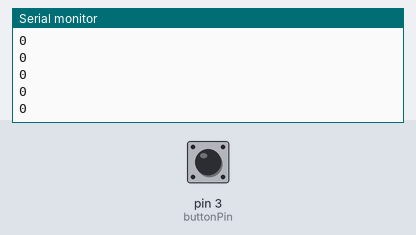
A sketch run on a simulated Arduino Uno, built with avr-gcc and run on an emulated ATmega328P. Shown: the last lines printed to the serial monitor. The inputs (shaded band) are chosen by the test bench; at power-on: pin 3 (buttonPin) LOW.

Above: at 1.2 s.
1.3 s: pin 3 (buttonPin) pulled HIGH for 0.15 s
At 2.0 s:
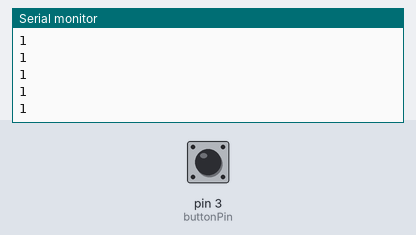
2.9 s: pin 3 (buttonPin) pulled HIGH for 1 s
At 3.6 s:
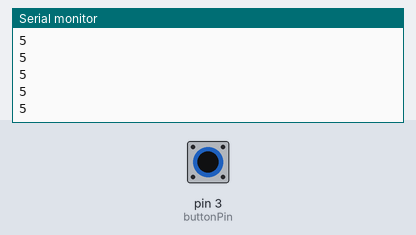
5.4 s: pin 3 (buttonPin) pulled HIGH for 0.15 s
At 6.3 s:
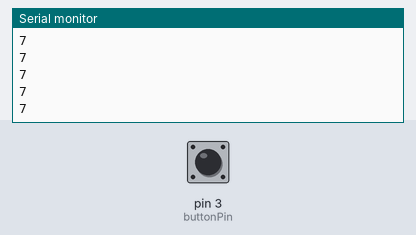
Timing chart, 0 to 7.8 s (numbered marks = the images above; inputs shaded):
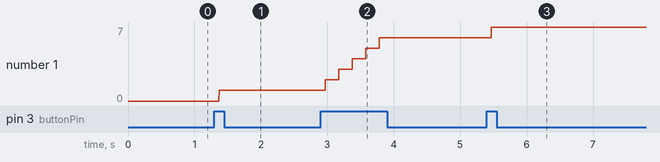

Measured:
- after the input at 1.3 s, the serial monitor: prints a new line after 0.07 s (image 1)
- after the input at 2.9 s, the serial monitor: prints a new line after 0.07 s (image 2)
- after the input at 5.4 s, the serial monitor: prints a new line after 0.07 s (image 3)
- plotted number 1: 0 → 1 after the input at 1.3 s, 1 → 6 after the input at 2.9 s, 6 → 7 after the input at 5.4 s

The sketch:

Oppgave4.ino
```cpp
//2.4. Debounce
int buttonPin = 3;
long lastDebounceTime = 0;
long debounceDelay = 200;    // debounce tid
int pushed;

void setup() {
  pinMode(buttonPin, INPUT);
  Serial.begin(9600);
}

void loop() {
  int buttonState = digitalRead(buttonPin);
  if ( (millis() - lastDebounceTime) > debounceDelay) {
    if ( buttonState == HIGH ) {
      lastDebounceTime = millis();
      pushed++;
    } else if ( buttonState == HIGH) { //&& (ledState > 0) ) {
      lastDebounceTime = millis(); //set the current time
    }
  }
  Serial.println(pushed);
}
```
